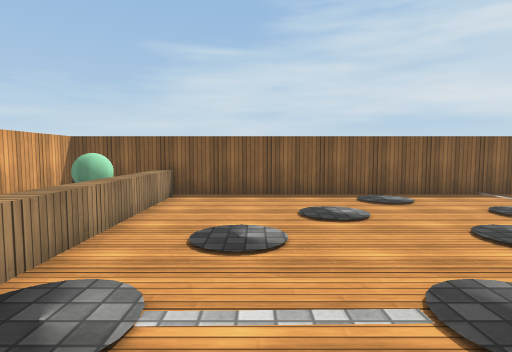
View 1 (above)

13 first-person views from a walk through a 3-D level made in the Unity game engine. The camera is 1.2 m above the floor, tilts 4° down and sees 80° across. The floor is counted in squares, 1 m on a side. Each view is taken from the middle of a square. On the plan, view 1 faces up. The plan holds only what a view shows up to about 13 squares ahead; the rest is blank. The place goes on beyond the plan. Surface patterns are stand-ins for the level's own textures.

View 2
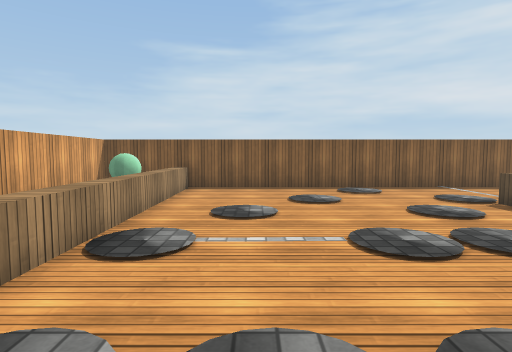

View 3
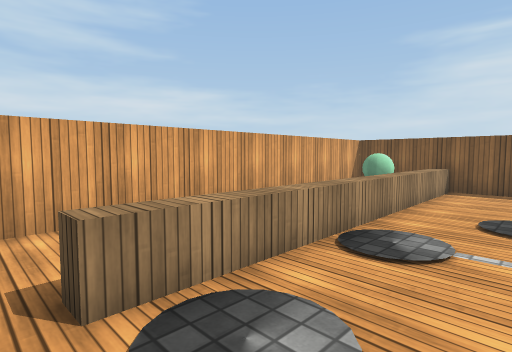

View 4
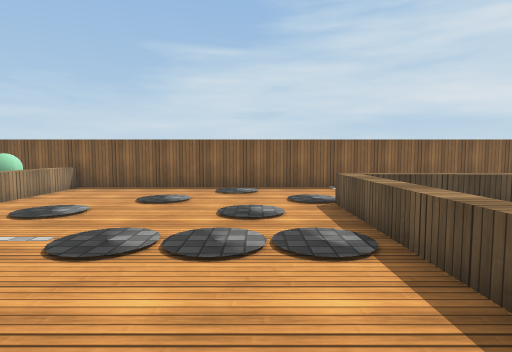

View 5
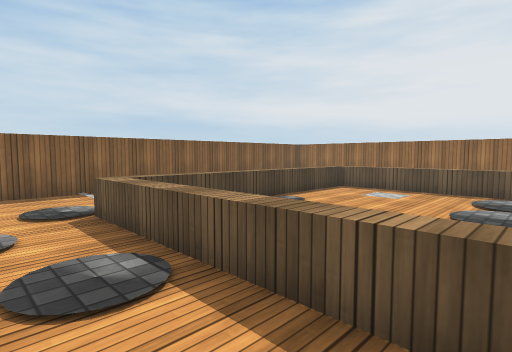

View 6
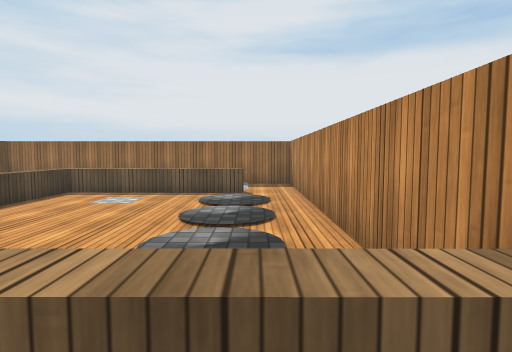

View 7
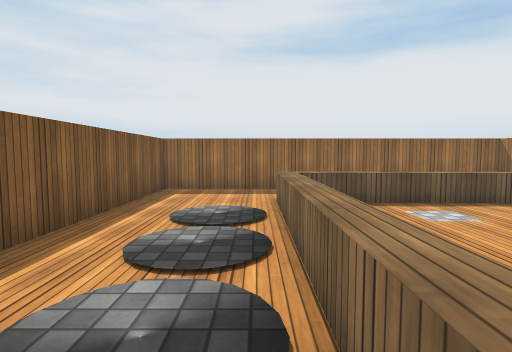

View 8
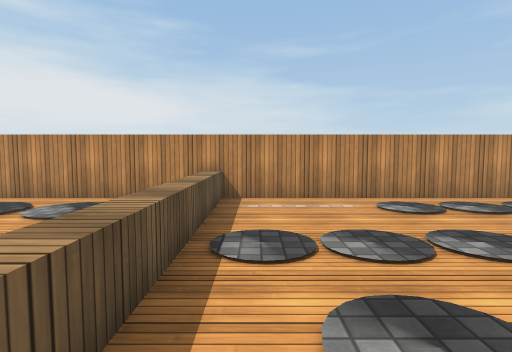

View 9
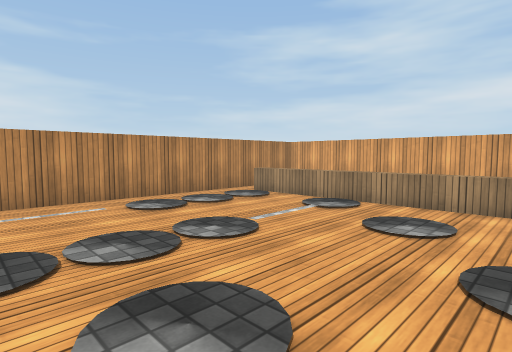

View 10
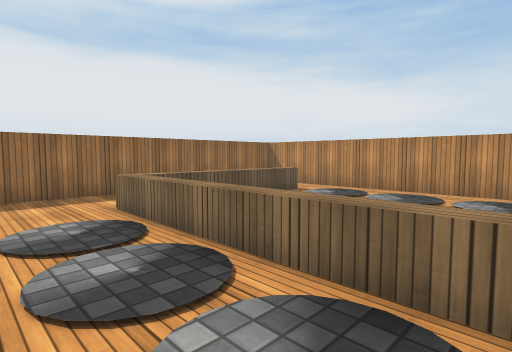

View 11
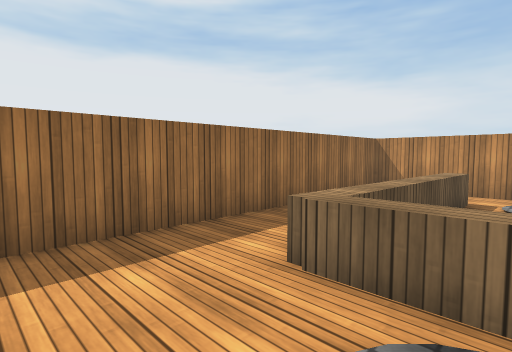

View 12
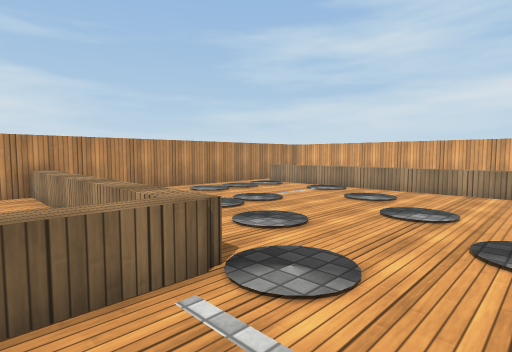

View 13
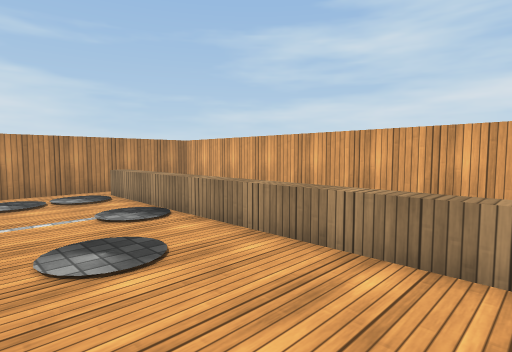

### Floor plan
Key: @ floor where view 1 was taken; # wall or solid block; . floor; = window, fence, low wall or low ledge; ^ raised ledge; O other object.
Columns run from 6 left of view 1 to 18 right of it. Each row starts with its distance up from view 1.
  9 #########################
  8 #OO^....................#
  7 #  ^....................#
  6 #  ^....................#
  5 #  ^........^^^^^^^^^^..#
  4 #  ^........^   .....^..#
  3 #  ==.......^  ......^ .#
  2 #  ^=.......^  ......^  #
  1 #  ^........^  ......^  #
  0 #  ^..@.....^. ......^  #
 -1 #..^........^. .........#
 -2 #...........^. .........#
 -3 #########################

Where each view was taken, in squares from view 1:
view 1: 0 up, 0 right, facing up
view 2: 2 down, 0 right, facing up
view 3: 2 down, 0 right, facing up-left
view 4: 2 down, 4 right, facing up
view 5: 1 down, 4 right, facing up-right
view 6: 1 down, 5 right, facing right
view 7: 6 up, 7 right, facing right
view 8: 6 up, 5 right, facing down
view 9: 6 up, 5 right, facing down-left
view 10: 8 up, 8 right, facing down-right
view 11: 8 up, 13 right, facing down-right
view 12: 8 up, 8 right, facing down-left
view 13: 8 up, 1 right, facing down-left
